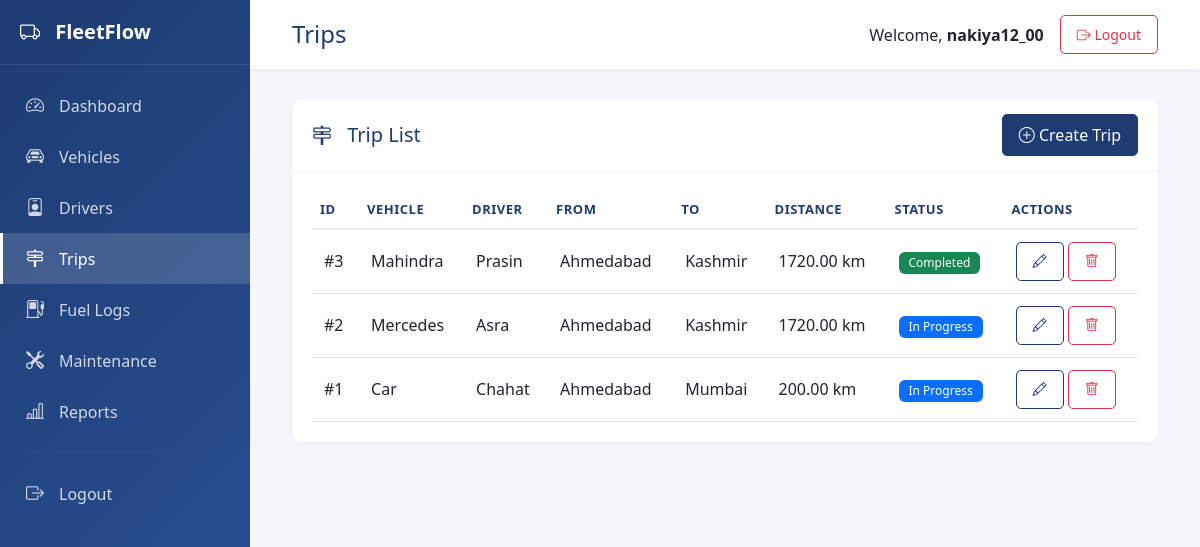
/trips/ (signed in), run on the app's committed database.
### app1/models.py (models this page shows, shortened)
class Trip(models.Model):
    STATUS_CHOICES = [
        ('pending', 'Pending'),
        ('in_progress', 'In Progress'),
        ('completed', 'Completed'),
        ('cancelled', 'Cancelled'),
    ]
    vehicle = models.ForeignKey(Vehicle, on_delete=models.CASCADE, related_name='trips')
    driver = models.ForeignKey(Driver, on_delete=models.CASCADE, related_name='trips')
    start_location = models.CharField(max_length=200)
    end_location = models.CharField(max_length=200)
    distance = models.DecimalField(max_digits=10, decimal_places=2, help_text="Distance in km")
    status = models.CharField(max_length=20, choices=STATUS_CHOICES, default='pending')
    start_date = models.DateTimeField(null=True, blank=True)
    end_date = models.DateTimeField(null=True, blank=True)
    notes = models.TextField(blank=True, null=True)
    created_at = models.DateTimeField(auto_now_add=True)
    updated_at = models.DateTimeField(auto_now=True)
    class Meta:
        ordering = ['-created_at']
        verbose_name_plural = "Trips"

class Vehicle(models.Model):
    VEHICLE_TYPES = [
        ('truck', 'Truck'),
        ('van', 'Van'),
        ('car', 'Car'),
        ('bus', 'Bus'),
        ('motorcycle', 'Motorcycle'),
    ]
    STATUS_CHOICES = [
        ('active', 'Active'),
        ('inactive', 'Inactive'),
        ('maintenance', 'Under Maintenance'),
    ]
    vehicle_number = models.CharField(max_length=50, unique=True, help_text="Unique vehicle identifier")
    vehicle_type = models.CharField(max_length=20, choices=VEHICLE_TYPES, default='truck')
    capacity = models.DecimalField(max_digits=10, decimal_places=2, help_text="Capacity in tons or liters")
    purchase_date = models.DateField(null=True, blank=True)
    status = models.CharField(max_length=20, choices=STATUS_CHOICES, default='active')
    created_at = models.DateTimeField(auto_now_add=True)
    updated_at = models.DateTimeField(auto_now=True)
    class Meta:
        ordering = ['-created_at']
        verbose_name_plural = "Vehicles"

class Driver(models.Model):
    driver_name = models.CharField(max_length=200, help_text="Full name of the driver")
    phone = models.CharField(max_length=20, help_text="Phone number")
    license_number = models.CharField(max_length=50, unique=True, help_text="Driver's license number")
    experience = models.IntegerField(help_text="Years of driving experience")
    assigned_vehicle = models.OneToOneField(Vehicle, on_delete=models.SET_NULL, null=True, blank=True, related_name='driver')
    is_available = models.BooleanField(default=True)
    created_at = models.DateTimeField(auto_now_add=True)
    updated_at = models.DateTimeField(auto_now=True)
    class Meta:
        ordering = ['-created_at']
        verbose_name_plural = "Drivers"

### app1/views.py (the view)
# urls.py: path('trips/', views.trip_list, name='trip_list'),
@login_required
def trip_list(request):
    trips = Trip.objects.select_related('vehicle', 'driver').all()
    return render(request, 'trips/list.html', {'trips': trips})

### templates/trips/list.html (shortened to what this page needs)
{% extends 'base.html' %}
{% block page_title %}Trips{% endblock %}
{% block content %}
<div class="card">
    <div class="card-header d-flex justify-content-between align-items-center">
        <h5 class="mb-0"><i class="bi bi-signpost-2"></i> Trip List</h5>
        <a href="{% url 'trip_add' %}" class="btn btn-primary">
            <i class="bi bi-plus-circle"></i> Create Trip
        </a>
    </div>
    <div class="card-body">
        {% if trips %}
        <div class="table-responsive">
            <table class="table table-hover">
                <thead>
                    <tr>
                        <th>ID</th>
                        <th>Vehicle</th>
                        <th>Driver</th>
                        <th>From</th>
                        <th>To</th>
                        <th>Distance</th>
                        <th>Status</th>
                        <th>Actions</th>
                    </tr>
                </thead>
                <tbody>
                    {% for trip in trips %}
                    <tr>
                        <td>#{{ trip.id }}</td>
                        <td>{{ trip.vehicle.vehicle_number }}</td>
                        <td>{{ trip.driver.driver_name }}</td>
                        <td>{{ trip.start_location }}</td>
                        <td>{{ trip.end_location }}</td>
                        <td>{{ trip.distance }} km</td>
                        <td>
                            {% if trip.status == 'completed' %}
                            <span class="badge bg-success">Completed</span>
                            {% elif trip.status == 'in_progress' %}
                            <span class="badge bg-primary">In Progress</span>
                            {% elif trip.status == 'pending' %}
                            <span class="badge bg-warning">Pending</span>
                            {% else %}
                            <span class="badge bg-danger">Cancelled</span>
                            {% endif %}
                        </td>
                        <td>
                            <a href="{% url 'trip_edit' trip.pk %}" class="btn btn-sm btn-outline-primary">
                                <i class="bi bi-pencil"></i>
                            </a>
                            <a href="{% url 'trip_delete' trip.pk %}" class="btn btn-sm btn-outline-danger">
                                <i class="bi bi-trash"></i>
                            </a>
                        </td>
                    </tr>
                    {% endfor %}
                </tbody>
            </table>
        </div>
        {% endif %}
    </div>
</div>
{% endblock %}

### templates/base.html (shortened to what this page needs)
{% load static %}
<!DOCTYPE html>
<html lang="en">
<head>
    <link href="https://cdn.jsdelivr.net/npm/bootstrap@5.3.0/dist/css/bootstrap.min.css" rel="stylesheet">
    <link rel="stylesheet" href="https://cdn.jsdelivr.net/npm/bootstrap-icons@1.11.0/font/bootstrap-icons.css">
    <link href="{% static 'css/style.css' %}" rel="stylesheet">
</head>
<body>
    {% if user.is_authenticated %}
    <div class="sidebar">
        <div class="sidebar-header">
            <h4><i class="bi bi-truck"></i> FleetFlow</h4>
        </div>
        <nav class="sidebar-nav">
            <a href="{% url 'dashboard' %}" class="nav-link {% if request.resolver_match.url_name == 'dashboard' %}active{% endif %}">
                <i class="bi bi-speedometer2"></i> Dashboard
            </a>
            <a href="{% url 'vehicle_list' %}" class="nav-link {% if 'vehicle' in request.resolver_match.url_name %}active{% endif %}">
                <i class="bi bi-car-front"></i> Vehicles
            </a>
            <a href="{% url 'driver_list' %}" class="nav-link {% if 'driver' in request.resolver_match.url_name %}active{% endif %}">
                <i class="bi bi-person-badge"></i> Drivers
            </a>
            <a href="{% url 'trip_list' %}" class="nav-link {% if 'trip' in request.resolver_match.url_name %}active{% endif %}">
                <i class="bi bi-signpost-2"></i> Trips
            </a>
            <a href="{% url 'fuel_list' %}" class="nav-link {% if 'fuel' in request.resolver_match.url_name %}active{% endif %}">
                <i class="bi bi-fuel-pump"></i> Fuel Logs
            </a>
            <a href="{% url 'maintenance_list' %}" class="nav-link {% if 'maintenance' in request.resolver_match.url_name %}active{% endif %}">
                <i class="bi bi-tools"></i> Maintenance
            </a>
            <a href="{% url 'reports' %}" class="nav-link {% if request.resolver_match.url_name == 'reports' %}active{% endif %}">
                <i class="bi bi-bar-chart-line"></i> Reports
            </a>
            <hr>
            <a href="{% url 'logout' %}" class="nav-link">
                <i class="bi bi-box-arrow-right"></i> Logout
            </a>
        </nav>
    </div>
    <div class="main-content">
        <header class="top-header">
            <div class="container-fluid">
                <div class="d-flex justify-content-between align-items-center">
                    <h4 class="mb-0">{% block page_title %}Dashboard{% endblock %}</h4>
                    <div class="d-flex align-items-center">
                        <span class="me-3">Welcome, <strong>{{ user.username }}</strong></span>
                        <a href="{% url 'logout' %}" class="btn btn-sm btn-outline-danger">
                            <i class="bi bi-box-arrow-right"></i> Logout
                        </a>
                    </div>
                </div>
            </div>
        </header>
        <main class="content">
            <div class="container-fluid">
                {% block content %}{% endblock %}
            </div>
        </main>
    </div>
    {% endif %}
</body>
</html>

### static/css/style.css (style rules this page uses)
:root { --primary-color: #1e3c72; --secondary-color: #2a5298; --sidebar-width: 250px; --header-height: 60px; }
body { font-family: 'Segoe UI', Tahoma, Geneva, Verdana, sans-serif; background-color: #f5f7fa; margin: 0; padding: 0; }
.sidebar { position: fixed; left: 0; top: 0; bottom: 0; width: var(--sidebar-width); background: linear-gradient(135deg, var(--primary-color) 0%, var(--secondary-color) 100%); color: white; z-index: 1000; overflow-y: auto; }
.sidebar-header { padding: 20px; border-bottom: 1px solid rgba(255, 255, 255, 0.1); }
.sidebar-header h4 { margin: 0; font-size: 20px; font-weight: 600; }
.sidebar-header h4 i { margin-right: 10px; }
.sidebar-nav { padding: 15px 0; }
.nav-link { display: flex; align-items: center; padding: 12px 20px; color: rgba(255, 255, 255, 0.8); text-decoration: none; transition: all 0.3s; border-left: 3px solid transparent; }
.nav-link.active { background-color: rgba(255, 255, 255, 0.15); color: white; border-left-color: #fff; }
.nav-link i { margin-right: 12px; font-size: 18px; width: 24px; text-align: center; }
.sidebar-nav hr { border-color: rgba(255, 255, 255, 0.1); margin: 15px 20px; }
.main-content { margin-left: var(--sidebar-width); min-height: 100vh; }
.top-header { background-color: white; padding: 15px 30px; box-shadow: 0 2px 4px rgba(0, 0, 0, 0.05); position: sticky; top: 0; z-index: 100; }
.top-header h4 { margin: 0; color: var(--primary-color); }
.content { padding: 30px; }
.card { border: none; border-radius: 10px; box-shadow: 0 2px 10px rgba(0, 0, 0, 0.05); margin-bottom: 20px; }
.card-header { background-color: white; border-bottom: 1px solid #eee; padding: 15px 20px; border-radius: 10px 10px 0 0 !important; }
.card-header h5 { margin: 0; color: var(--primary-color); }
.card-header h5 i { margin-right: 10px; }
.card-body { padding: 20px; }
.table { margin-bottom: 0; }
.table thead th { border-bottom: 2px solid #eee; color: var(--primary-color); font-weight: 600; text-transform: uppercase; font-size: 13px; letter-spacing: 0.5px; }
.table tbody tr { transition: background-color 0.2s; }
.table td { vertical-align: middle; padding: 12px; }
.badge { padding: 5px 10px; font-weight: 500; }
.btn { border-radius: 5px; padding: 8px 16px; font-weight: 500; transition: all 0.3s; }
.btn-primary { background-color: var(--primary-color); border-color: var(--primary-color); }
.btn-outline-primary { color: var(--primary-color); border-color: var(--primary-color); }
.card { animation: fadeIn 0.3s ease-out; }
.table-responsive { overflow-x: auto; }

### data on the page
Trip: id "3", vehicle.vehicle_number "Mahindra", driver.driver_name "Prasin", start_location "Ahmedabad", end_location "Kashmir", distance "1720.00", status "Completed"
Trip: id "2", vehicle.vehicle_number "Mercedes", driver.driver_name "Asra", start_location "Ahmedabad", end_location "Kashmir", distance "1720.00", status "In Progress"
Trip: id "1", vehicle.vehicle_number "Car", driver.driver_name "Chahat", start_location "Ahmedabad", end_location "Mumbai", distance "200.00", status "In Progress"

### other printed values
{{ user.username }} "nakiya12_00"
